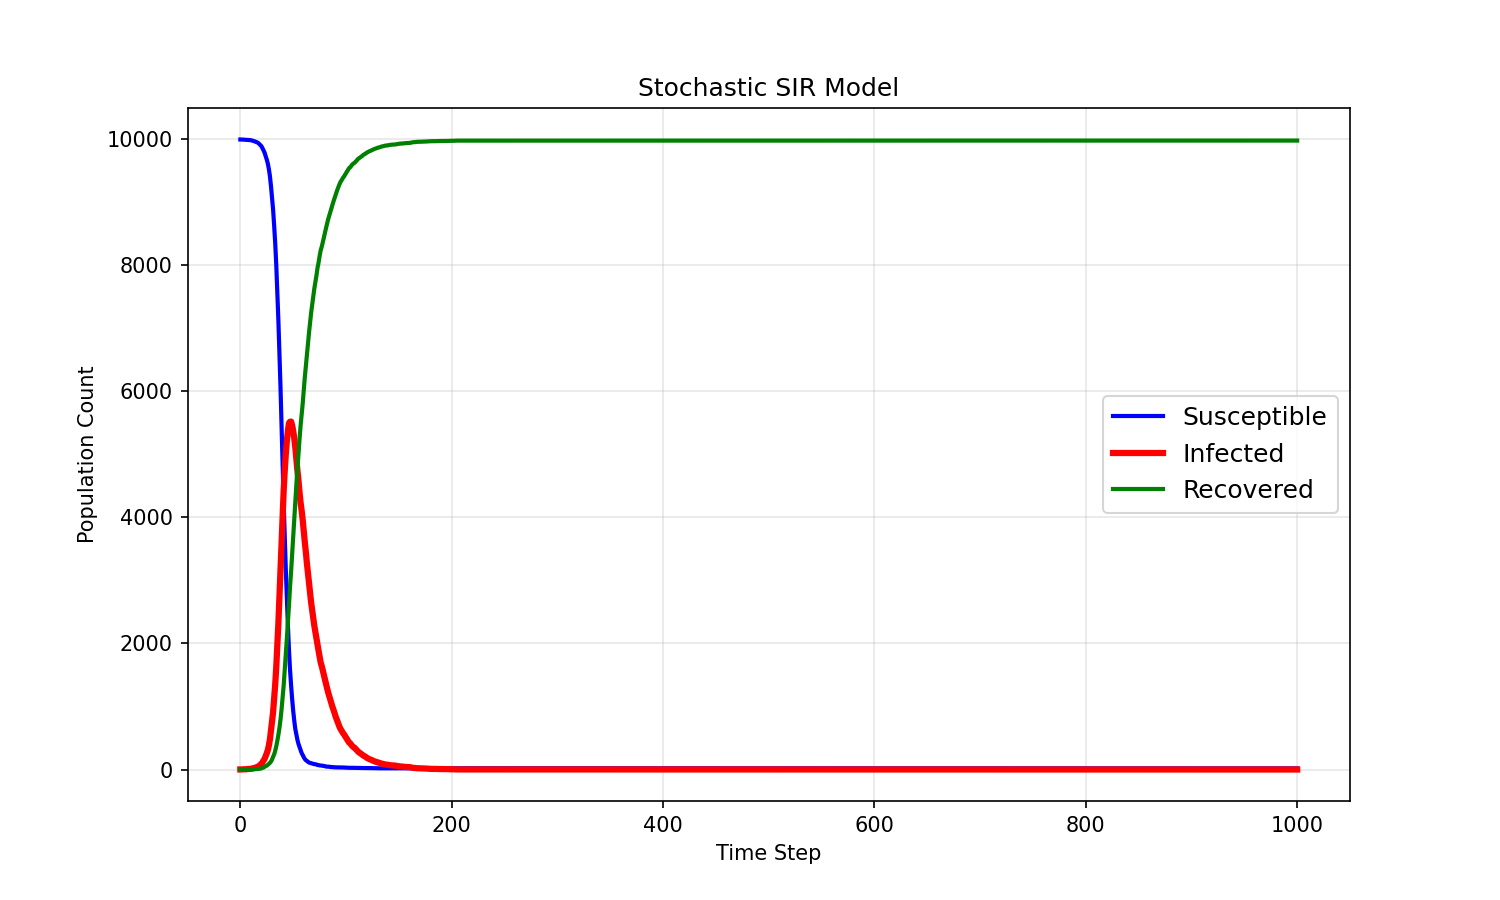

This figure's Python source:
# Import libraries
import numpy as np
import matplotlib.pyplot as plt

# Model parameters
N = 10000
beta = 0.3
gamma = 0.05
time_steps = 1000  # Restored to 1000 steps as required by the guide

# Initial population state
S = N - 1
I = 1
R = 0

# Store time-series data
S_history = [S]
I_history = [I]
R_history = [R]

# Simulation loop
for _ in range(time_steps):
    # Compute new infections
    infection_prob = beta * (I / N)
    new_infected = np.random.choice([0, 1], size=S, p=[1 - infection_prob, infection_prob]).sum()
    
    # Compute new recoveries
    new_recovered = np.random.choice([0, 1], size=I, p=[1 - gamma, gamma]).sum()
    
    # Update population
    S -= new_infected
    I += new_infected - new_recovered
    R += new_recovered
    
    # Save current state
    S_history.append(S)
    I_history.append(I)
    R_history.append(R)

# Plot optimized results
plt.figure(figsize=(10, 6), dpi=150)
plt.plot(S_history, label='Susceptible', color='blue', linewidth=2)
plt.plot(I_history, label='Infected', color='red', linewidth=3)
plt.plot(R_history, label='Recovered', color='green', linewidth=2)

plt.xlabel('Time Step')
plt.ylabel('Population Count')
plt.title('Stochastic SIR Model')
plt.legend(fontsize=12)
plt.grid(alpha=0.3)
plt.savefig('SIR.png')
plt.show()
